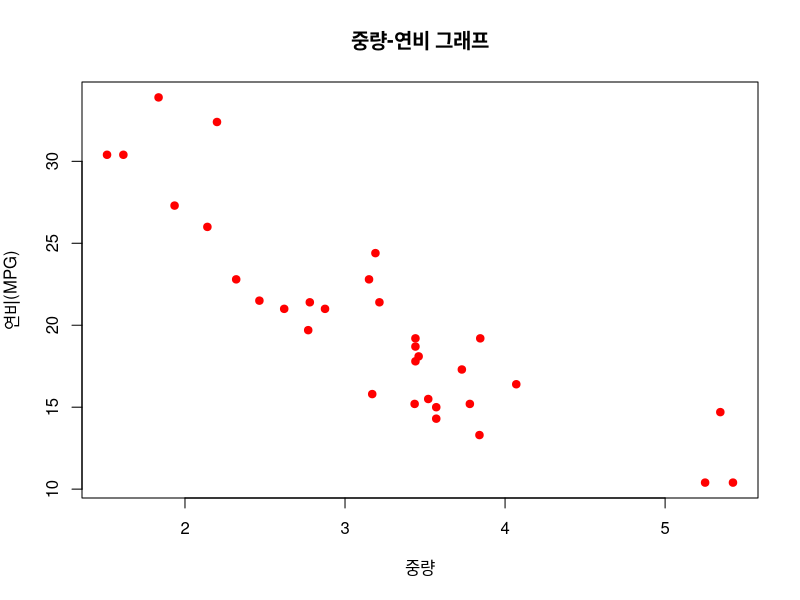
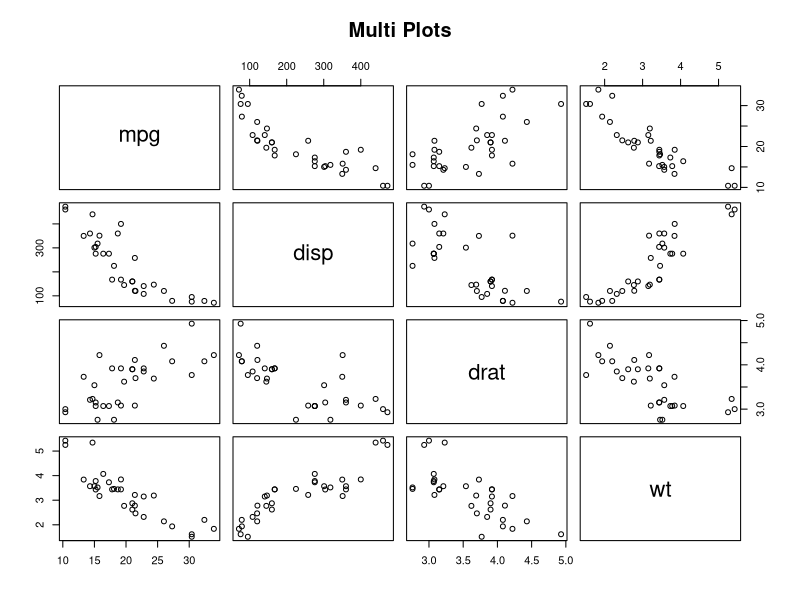
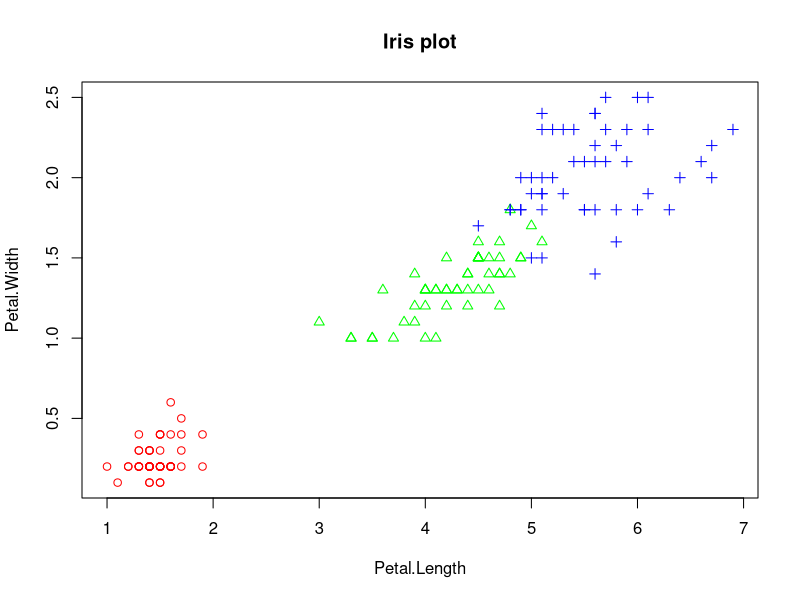
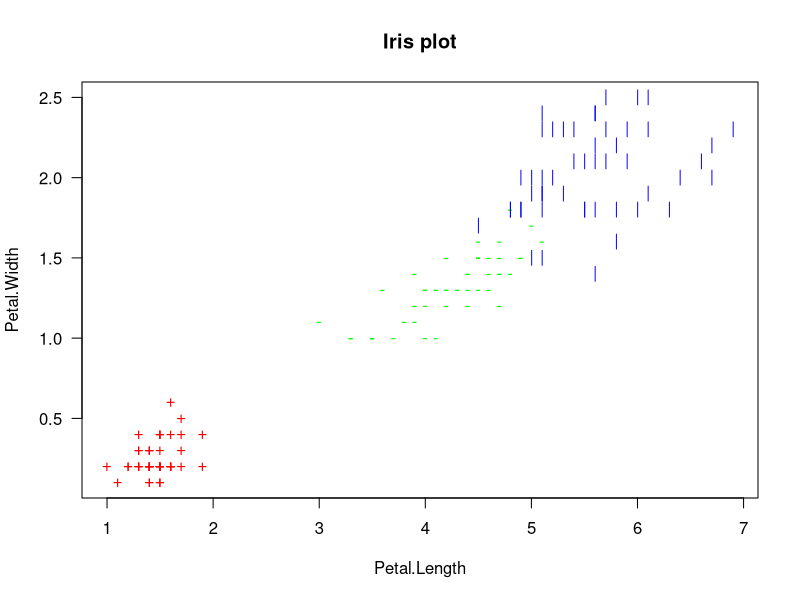
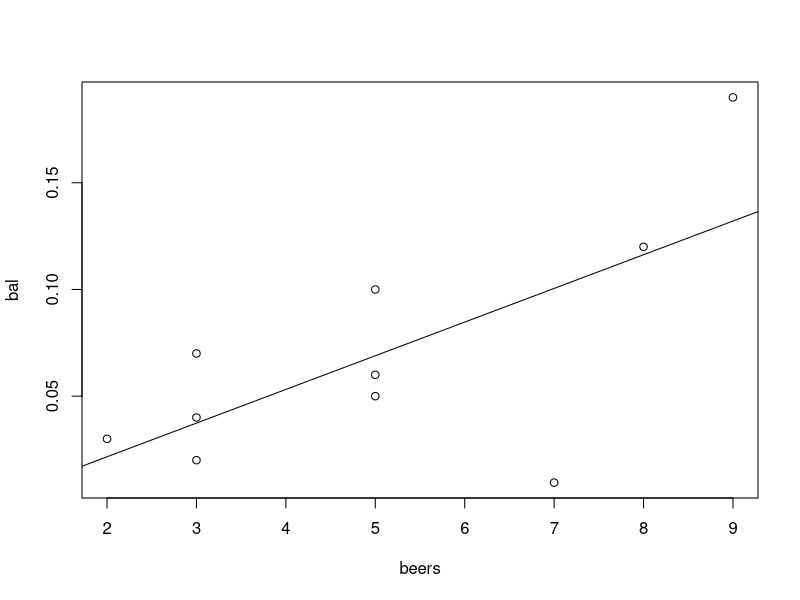
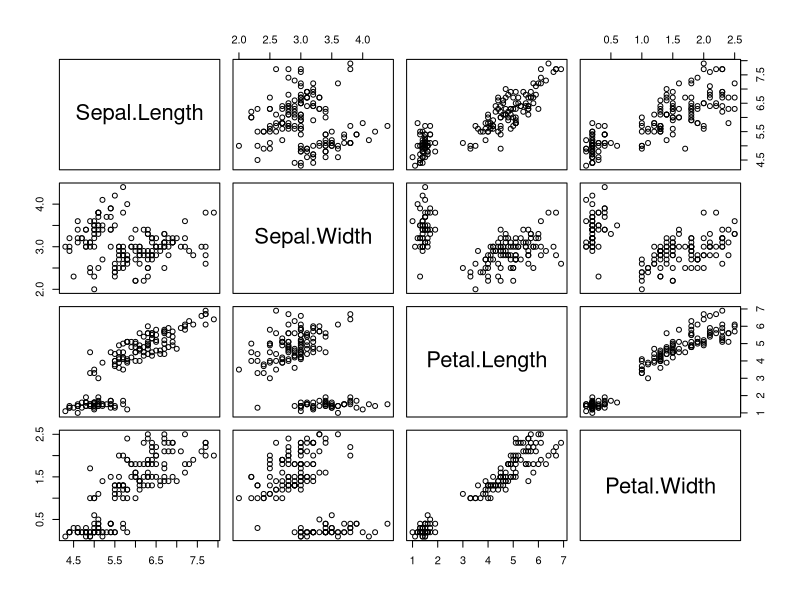
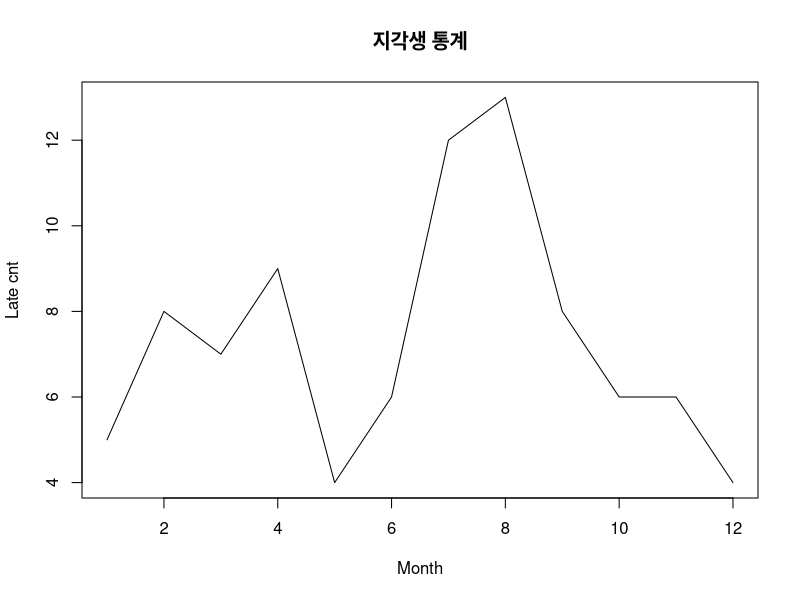
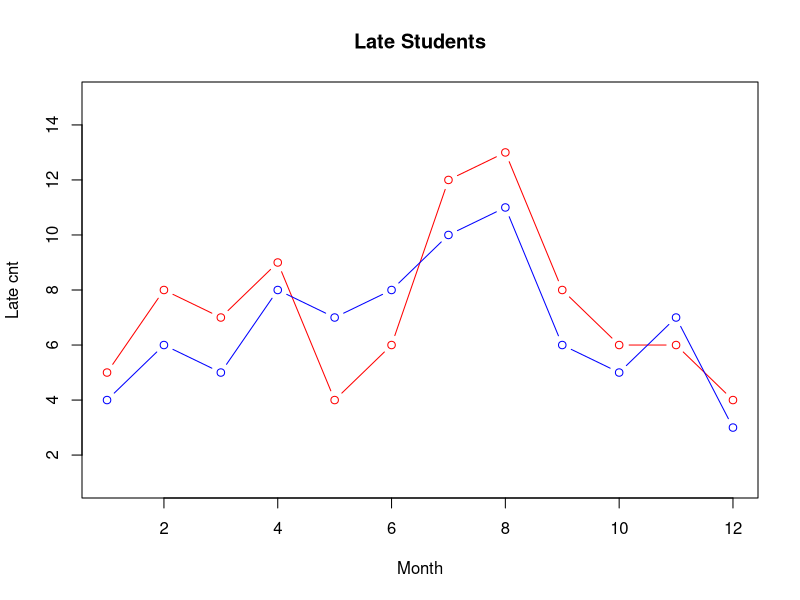

Here is the R script that generated these plots, in order: (Note: this script raises an error after producing the figures.)
rm(list=ls())

head(mtcars)
str(mtcars)

# code 6-1
wt <- mtcars$wt
mpg <- mtcars$mpg
plot(wt, mpg,
          main="중량-연비 그래프",
          xlab="중량",
          ylab="연비(MPG)",
          col="red",
          pch=19)

# code 6-2
vars <- c("mpg", "disp", "drat", "wt")
target <- mtcars[,vars]
head(target)
pairs(target,
      main="Multi Plots")

# code 6-3
iris.2 <- iris[, 3:4]
point <- as.numeric(iris$Species)
point
color <- c("red", "green", "blue")
plot(iris.2,
     main="Iris plot",
     pch=c(point),
     col=color[point])

plot(iris.2,
     main="Iris plot",
     pch=rep(c('+', '-', '|'), each=50),
     las=1,
     col=color[point])



# code 6-4
beers = c(5,2,9,8,3,7,3,5,3,5)
bal <- c(0.1,0.03,0.19,0.12,0.04,0.0095,0.07, # 자료 입력
          0.06,0.02,0.05)
tbl <- data.frame(beers, bal)
tbl
plot(bal ~ beers, data=tbl)

res <- lm(bal~beers,data=tbl)
res

# 절편과 기울기 알기
coef(res)
res$coefficients

# 회귀선 그리기
abline(res)

# 상관계수
cor(beers,bal)


# code 6-5
cor(iris[, 1:4])

pairs(iris[, 1:4])


# code 6-6
month = 1:12
late = c(5,8,7,9,4,6,12,13,8,6,6,4)
plot(month,
     late,
     main="지각생 통계",
     type="l",
     lty=1,
     lwd=1,
     xlab="Month",
     ylab="Late cnt")

# code 6-7
month = 1:12
late1 = c(5,8,7,9,4,6,12,13,8,6,6,4)
late2 = c(4,6,5,8,7,8,10,11,6,5,7,3)
plot(month,
     late1,
     main="Late Students",
     type="b",
     lty=1,
     col="red",
     xlab="Month",
     ylab="Late cnt",
     ylim=c(1,15))

# 위 그림에 다음 그림을 그림
lines(month,
      late2,
      type="b",
      col="blue")



# code 6-8
install.packages("mlbench")
library(mlbench)
data(BostonHousing)
BostonHousing
head(BostonHousing)
str(BostonHousing)

myds <- BostonHousing[, c("crim", "rm", "dis", "tax", "medv")]

grp <- c()
for (i in 1:nrow(myds)) {
  if (myds$medv[i] >= 25.0) {
    grp[i] <- "H"
  } else if (myds$medv[i] <= 17.0) {
    grp[i] <- "L"
  } else {
    grp[i] <- "M"
  }
}

grp <- factor(grp) 
grp
grp <- factor(grp, levels=c("H", "M", "L"))
myds <- data.frame(myds, grp)
myds

str(myds)
head(myds)
table(myds$grp)

par(mfrow=c(2,3))
for (i in 1:5) {
  hist(myds[, i], main=colnames(myds)[i], col="yellow")
}
par(mfrow=c(1,1))

par(mfrow=c(2,3))
for(i in 1:5) {
  boxplot(myds[, i], main=colnames(myds)[i])
}
par(mfrow=c(1,1))

boxplot(myds$crim ~ myds$grp, main="1인당 범죄율")
boxplot(myds$rm ~ myds$grp, main="방의 개수")
boxplot(myds$dis ~ myds$grp, main="직업센터까지의 거리")
boxplot(myds$tax ~ myds$grp, main="재산세")
pairs(myds[, -6])

point <- as.integer(myds$grp)
color <- c("red", "green", "blue")
pairs(myds[, -6], pch=point, col=color[point])

cor(myds[, -6])













